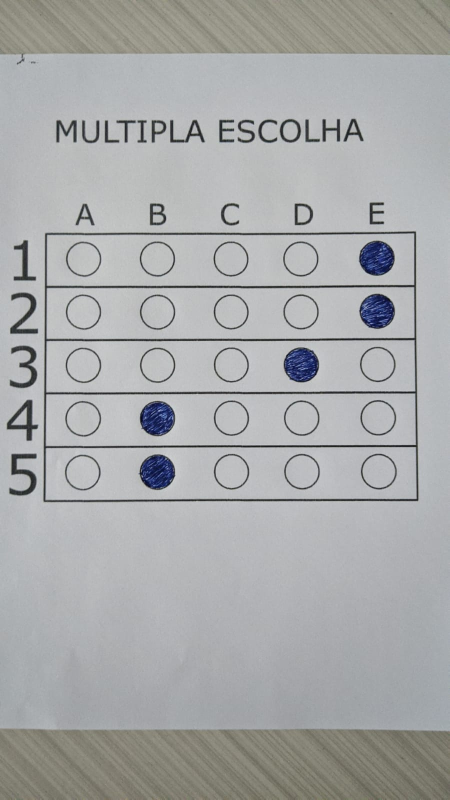
#> input picture imagens/1.jpeg, 899 x 1599 px (shown at 1/2 size); its folder holds only this picture in this run
$ python main.py
#> lines starting #> are read from the running program, lines starting #| are printed output that depends on the picture; after the words box and inside, x2 and y2 are one past the last pixel; in counts of white or black regions, pixels touching at a corner belong together
import cv2 as cv
import numpy as np
import functions #arquivo que contem funcoes
import sys
from pathlib import Path
import tkinter as tk
from tkinter import filedialog
from tkinter import messagebox
from tkinter.filedialog import askopenfilename
from tkinter import *


global ans
ans=True

def char_position(letter):
        return ord(letter) - 97

def send():
    global responses
    global root
    global myEntryBox
    opcoes = myEntryBox.get()
    posicoes=[]
    opcoes = opcoes.split()
    for indx in range(len(opcoes)):
        posicao = char_position(opcoes[indx])
        posicoes.append(posicao)
    responses = posicoes
    print('respostas: ',responses)
    root.destroy()

## Definir respostas corretas
responses = []
root = tk.Tk()
myLabel = tk.Label(root, text='\n\nInsira as respostas do gabarito a partir do numero de questões: Ex.(b c a d c)\n\n')
myLabel.pack()
myEntryBox = tk.Entry(root)
myEntryBox.pack()
mySubmitButton = tk.Button(root, text='Salvar', command=send)
mySubmitButton.pack()

root.mainloop()


while(ans):
    ##Caminho da imagem
    path = Path(sys.path[0])
    pathImage = str(path.absolute()) + '//imagens//'

    root = Tk()
    root.withdraw()
    fileImage = askopenfilename(initialdir=pathImage)
#> the answer given: imagens/1.jpeg
    root.destroy()

    #fileImage = filedialog.askopenfilename(initialdir=pathImage)

    img = cv.imread(fileImage)
#> img is the input picture: shape (1599, 899, 3); mean B, G, R 170.1, 169.5, 168.2
    #print(img)

    #definir tamanho de imagem e aplica
    widthImg = 510
    heightImg = 700

    questions = 5
    options = 5
    numHits = 0
    percentHits = 0
    myIndex=[]


    img = cv.resize(img, (widthImg, heightImg))
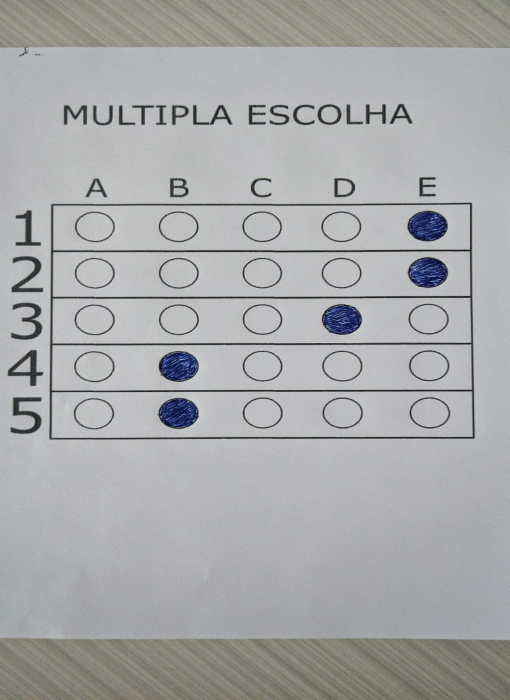
#> img: shape (700, 510, 3); mean B, G, R 170, 169.4, 168.1

    #pré-processamento
    imgCnt= img.copy() #copia imagem original
    imgBiggestContours = img.copy() #copia imagem original

    imgGray = cv.cvtColor(img, cv.COLOR_BGR2GRAY) #escala de cinza
    imgBlur = cv.GaussianBlur(imgGray, (5, 5), 5) #efeito glaussiano #imagem, tamanho do núcleo, sigma X
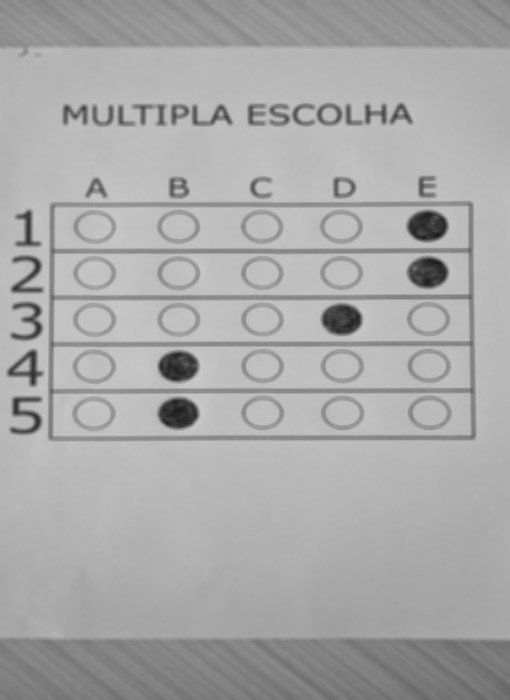
#> imgBlur: shape (700, 510); min 28, max 202, mean 169.1
    imgCanny = cv.Canny(imgBlur, 10, 50) #threshold
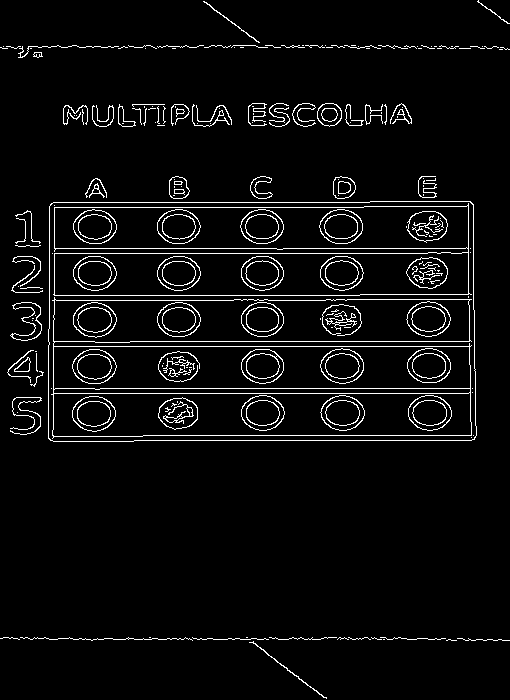
#> imgCanny: shape (700, 510); 4.8% white in thin lines or dots

    #encontrando os contornos na imagem
    countours, hierarchy = cv.findContours(imgCanny, cv.RETR_CCOMP, cv.CHAIN_APPROX_NONE)
#> countours = 311 contours, 172 with area under 20; largest, box (x1, y1, x2, y2) and area: (48, 201, 477, 442) 101398, (48, 201, 477, 442) 101389, (51, 297, 472, 439) 54444, (53, 203, 472, 296) 34394, (52, 392, 472, 437) 17622
    cv.drawContours(imgCnt, countours, -1, (0, 255,0), 10)
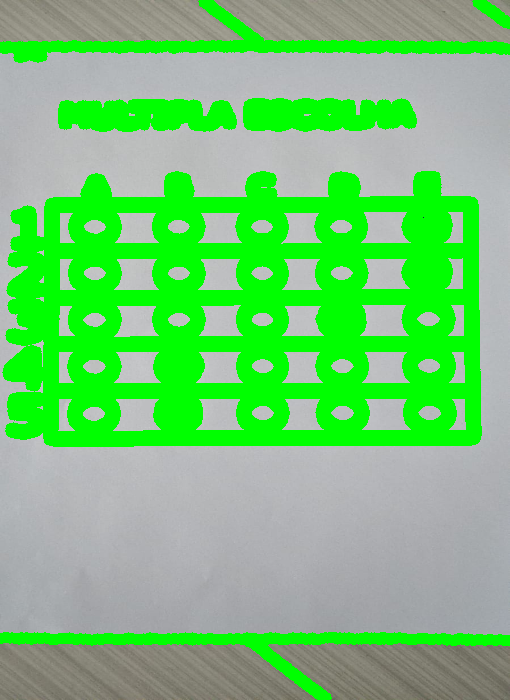
#> imgCnt: shape (700, 510, 3); mean B, G, R 116.8, 198.8, 116.2

    #Encontrando os maiores CONTORNOS
#> (the run stopped early here; a loop or call above may not have finished)

$ run again, on imagens/2.jpeg
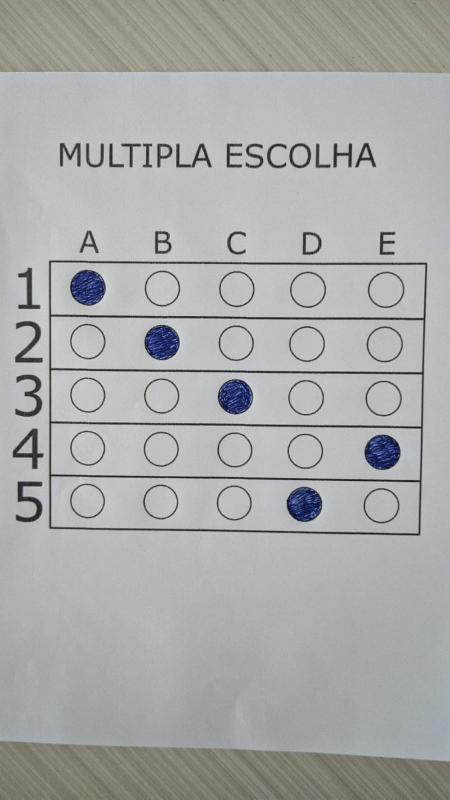
#> input picture imagens/2.jpeg, 899 x 1599 px (shown at 1/2 size)
#> img is the input picture: shape (1599, 899, 3); mean B, G, R 171.4, 170.7, 168.8
#> img: shape (700, 510, 3)
#> `imgCanny = cv.Canny(imgBlur, 10, 50)`:
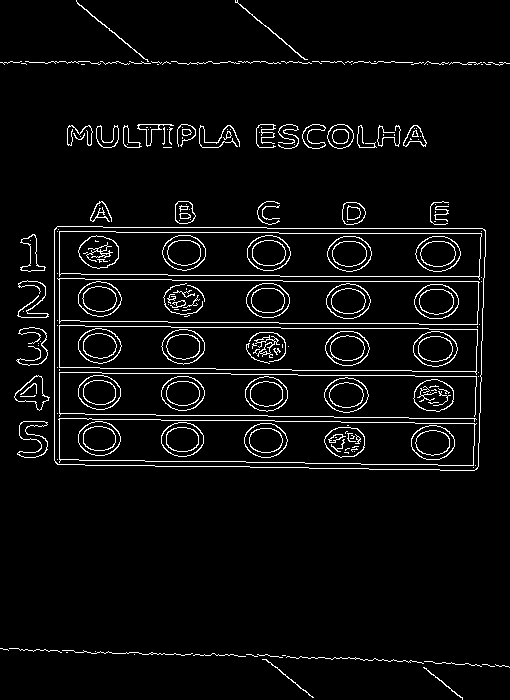
#> imgCanny: shape (700, 510); 4.8% white in thin lines or dots
#> countours = 305 contours, 158 with area under 20; largest, box (x1, y1, x2, y2) and area: (54, 226, 486, 471) 102389, (54, 226, 486, 471) 102382, (59, 231, 482, 280) 18018, (59, 231, 482, 277) 18014, (57, 278, 480, 325) 17661
#> `cv.drawContours(imgCnt, countours, -1, (0, 255,0), 10)`:
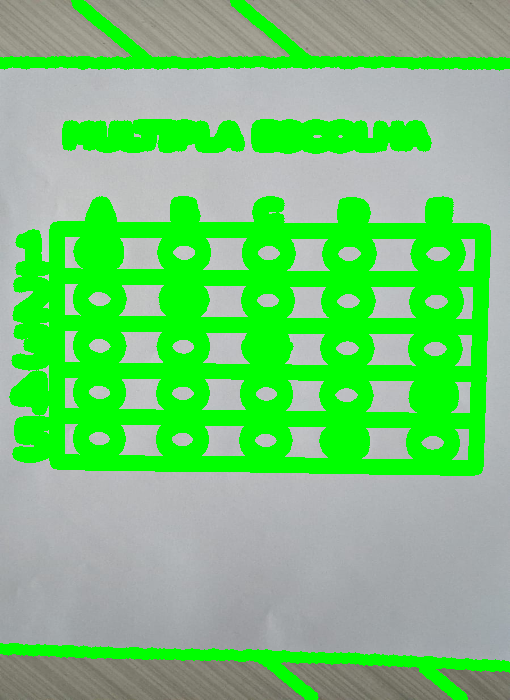
#> imgCnt: shape (700, 510, 3); mean B, G, R 116.9, 200.2, 115.8
